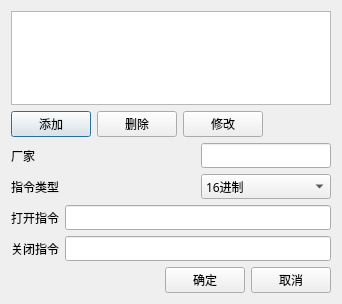
<?xml version="1.0" encoding="UTF-8"?>
<ui version="4.0">
 <class>BCSettingDisplayMakerConfigDlg</class>
 <widget class="QDialog" name="BCSettingDisplayMakerConfigDlg">
  <property name="geometry">
   <rect>
    <x>0</x>
    <y>0</y>
    <width>342</width>
    <height>304</height>
   </rect>
  </property>
  <property name="windowTitle">
   <string>Dialog</string>
  </property>
  <layout class="QVBoxLayout" name="verticalLayout">
   <item>
    <widget class="QListWidget" name="m_pListWidget">
     <property name="font">
      <font>
       <family>微软雅黑</family>
      </font>
     </property>
    </widget>
   </item>
   <item>
    <layout class="QHBoxLayout" name="horizontalLayout">
     <item>
      <widget class="QPushButton" name="m_pAddBtn">
       <property name="font">
        <font>
         <family>微软雅黑</family>
        </font>
       </property>
       <property name="text">
        <string>添加</string>
       </property>
      </widget>
     </item>
     <item>
      <widget class="QPushButton" name="m_pDelBtn">
       <property name="font">
        <font>
         <family>微软雅黑</family>
        </font>
       </property>
       <property name="text">
        <string>删除</string>
       </property>
      </widget>
     </item>
     <item>
      <widget class="QPushButton" name="m_pModifyBtn">
       <property name="font">
        <font>
         <family>微软雅黑</family>
        </font>
       </property>
       <property name="text">
        <string>修改</string>
       </property>
      </widget>
     </item>
     <item>
      <spacer name="horizontalSpacer">
       <property name="orientation">
        <enum>Qt::Horizontal</enum>
       </property>
       <property name="sizeHint" stdset="0">
        <size>
         <width>112</width>
         <height>20</height>
        </size>
       </property>
      </spacer>
     </item>
    </layout>
   </item>
   <item>
    <layout class="QGridLayout" name="gridLayout">
     <item row="1" column="1">
      <spacer name="horizontalSpacer_2">
       <property name="orientation">
        <enum>Qt::Horizontal</enum>
       </property>
       <property name="sizeHint" stdset="0">
        <size>
         <width>113</width>
         <height>20</height>
        </size>
       </property>
      </spacer>
     </item>
     <item row="1" column="0">
      <widget class="QLabel" name="label">
       <property name="font">
        <font>
         <family>微软雅黑</family>
        </font>
       </property>
       <property name="text">
        <string>指令类型</string>
       </property>
      </widget>
     </item>
     <item row="1" column="2">
      <widget class="QComboBox" name="m_pCmdTypeComboBox">
       <property name="font">
        <font>
         <family>微软雅黑</family>
        </font>
       </property>
       <item>
        <property name="text">
         <string>16进制</string>
        </property>
       </item>
       <item>
        <property name="text">
         <string>Ascll码</string>
        </property>
       </item>
      </widget>
     </item>
     <item row="2" column="0">
      <widget class="QLabel" name="label_2">
       <property name="font">
        <font>
         <family>微软雅黑</family>
        </font>
       </property>
       <property name="text">
        <string>打开指令</string>
       </property>
      </widget>
     </item>
     <item row="2" column="1" colspan="2">
      <widget class="QLineEdit" name="m_pOnCmdLineEdit">
       <property name="font">
        <font>
         <family>微软雅黑</family>
        </font>
       </property>
      </widget>
     </item>
     <item row="3" column="0">
      <widget class="QLabel" name="label_3">
       <property name="font">
        <font>
         <family>微软雅黑</family>
        </font>
       </property>
       <property name="text">
        <string>关闭指令</string>
       </property>
      </widget>
     </item>
     <item row="3" column="1" colspan="2">
      <widget class="QLineEdit" name="m_pOffCmdLineEdit">
       <property name="font">
        <font>
         <family>微软雅黑</family>
        </font>
       </property>
      </widget>
     </item>
     <item row="0" column="0">
      <widget class="QLabel" name="label_4">
       <property name="font">
        <font>
         <family>微软雅黑</family>
        </font>
       </property>
       <property name="text">
        <string>厂家</string>
       </property>
      </widget>
     </item>
     <item row="0" column="2">
      <widget class="QLineEdit" name="m_pMakerLineEdit">
       <property name="font">
        <font>
         <family>微软雅黑</family>
        </font>
       </property>
      </widget>
     </item>
    </layout>
   </item>
   <item>
    <spacer name="verticalSpacer">
     <property name="orientation">
      <enum>Qt::Vertical</enum>
     </property>
     <property name="sizeHint" stdset="0">
      <size>
       <width>20</width>
       <height>0</height>
      </size>
     </property>
    </spacer>
   </item>
   <item>
    <layout class="QHBoxLayout" name="horizontalLayout_2">
     <item>
      <spacer name="horizontalSpacer_3">
       <property name="orientation">
        <enum>Qt::Horizontal</enum>
       </property>
       <property name="sizeHint" stdset="0">
        <size>
         <width>129</width>
         <height>20</height>
        </size>
       </property>
      </spacer>
     </item>
     <item>
      <widget class="QPushButton" name="m_pOKBtn">
       <property name="font">
        <font>
         <family>微软雅黑</family>
        </font>
       </property>
       <property name="text">
        <string>确定</string>
       </property>
      </widget>
     </item>
     <item>
      <widget class="QPushButton" name="m_pCancelBtn">
       <property name="font">
        <font>
         <family>微软雅黑</family>
        </font>
       </property>
       <property name="text">
        <string>取消</string>
       </property>
      </widget>
     </item>
    </layout>
   </item>
  </layout>
 </widget>
 <tabstops>
  <tabstop>m_pListWidget</tabstop>
  <tabstop>m_pAddBtn</tabstop>
  <tabstop>m_pDelBtn</tabstop>
  <tabstop>m_pModifyBtn</tabstop>
  <tabstop>m_pMakerLineEdit</tabstop>
  <tabstop>m_pCmdTypeComboBox</tabstop>
  <tabstop>m_pOnCmdLineEdit</tabstop>
  <tabstop>m_pOffCmdLineEdit</tabstop>
  <tabstop>m_pOKBtn</tabstop>
  <tabstop>m_pCancelBtn</tabstop>
 </tabstops>
 <resources/>
 <connections/>
</ui>
